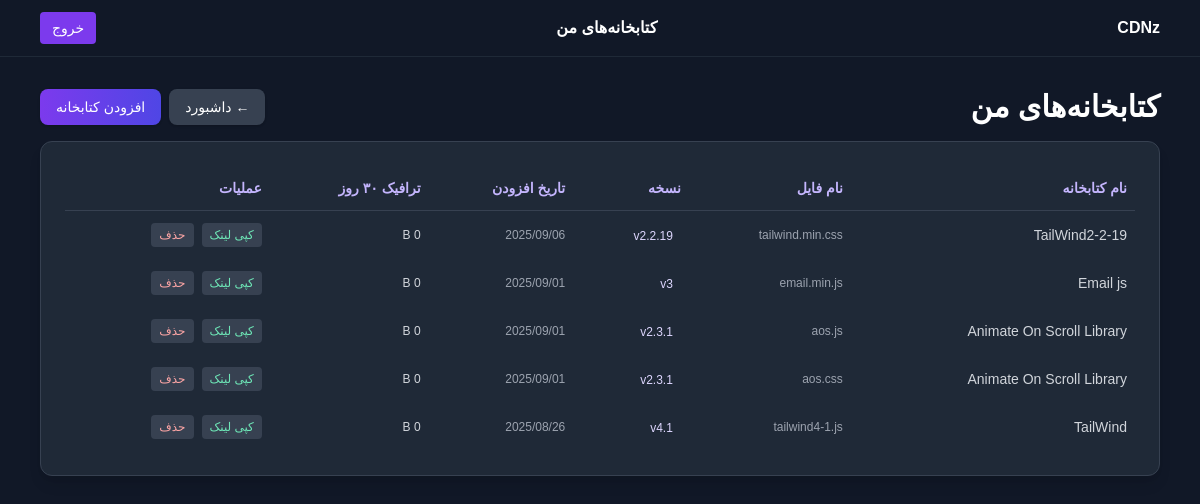
The page /libraries.php (signed in) on the database its author committed.
### tables this page shows
CREATE TABLE `user_resources` (
  `id` int(11) NOT NULL,
  `user_id` int(11) NOT NULL,
  `resource_id` int(11) NOT NULL,
  `added_at` timestamp NOT NULL DEFAULT current_timestamp(),
  `file_path` varchar(255) NOT NULL DEFAULT ''
);

CREATE TABLE `resources` (
  `id` int(11) NOT NULL,
  `name` varchar(150) NOT NULL,
  `logo` varchar(255) DEFAULT NULL,
  `original_url` text NOT NULL,
  `local_path` varchar(255) NOT NULL,
  `created_at` timestamp NOT NULL DEFAULT current_timestamp(),
  `version` varchar(50) NOT NULL DEFAULT '1.0.0',
  `category_id` int(11) DEFAULT NULL,
  `file_labels` text DEFAULT NULL
);

### libraries.php (the view, shortened to what this page needs)
<?php
require_once __DIR__.'/api/db.php';
$stmt=$pdo->prepare('SELECT r.id, r.name, r.version, ur.file_path, ur.id AS ur_id, ur.added_at FROM user_resources ur JOIN resources r ON r.id = ur.resource_id WHERE ur.user_id = ? ORDER BY ur.added_at DESC');
$stmt->execute([$_SESSION['user_id']]);
$libs=$stmt->fetchAll(PDO::FETCH_ASSOC);
function formatBytesLocal($b){$u=['B','KB','MB','GB','TB'];if($b<=0)return [0,'B'];$p=min(floor(log($b,1024)),count($u)-1);return [round($b/pow(1024,$p),($p?2:0)),$u[$p]];}
$map=[]; $q=$pdo->prepare('SELECT file_path, SUM(bytes) s FROM user_bandwidth WHERE user_id=? AND served_at>=? GROUP BY file_path');
?>
<!DOCTYPE html>
<html lang="fa" dir="rtl">
<head>
  <link href="https://cdn.jsdelivr.net/npm/tailwindcss@2.2.19/dist/tailwind.min.css" rel="stylesheet">
  <link rel="stylesheet" href="https://cdn.jsdelivr.net/gh/arbasirian/iransans/iran-sans.css">
</head>
<body class="bg-gray-900 text-white min-h-screen">
  <nav class="w-full bg-gray-900/80 backdrop-blur-md border-b border-gray-800 sticky top-0 z-10">
    <div class="max-w-7xl mx-auto px-6 md:px-10 h-14 flex items-center justify-between">
      <a href="index.php#home" class="font-black">CDNz</a>
      <span class="font-black">کتابخانه‌های من</span>
      <a href="api/auth.php?action=logout" class="px-3 py-1.5 bg-purple-600 rounded hover:bg-purple-700 text-sm">خروج</a>
    </div>
  </nav>
  <main class="max-w-7xl mx-auto px-6 md:px-10 py-8">
    <div class="flex items-center justify-between mb-4 gap-3">
      <h1 class="text-2xl md:text-3xl font-extrabold">کتابخانه‌های من</h1>
      <div class="flex items-center gap-2">
        <a href="dashboard.php" class="px-4 py-2 bg-gray-700 rounded-lg hover:bg-gray-600 shadow text-sm">← داشبورد</a>
        <a href="dashboard.php#openAddCdn" onclick="window.location='dashboard.php'; return false;" class="px-4 py-2 bg-gradient-to-r from-purple-600 to-indigo-600 rounded-lg hover:from-purple-700 hover:to-indigo-700 shadow text-sm">افزودن کتابخانه</a>
      </div>
    </div>
    <div class="bg-gray-800 rounded-xl p-5 md:p-6 border border-gray-700 shadow-lg overflow-x-auto">
      <table class="min-w-full text-right divide-y divide-gray-700">
        <thead class="bg-gray-900/70">
          <tr class="text-purple-300 text-sm">
            <th class="py-3 px-2 font-semibold">نام کتابخانه</th>
            <th class="py-3 px-2 font-semibold">نام فایل</th>
            <th class="py-3 px-2 font-semibold hidden sm:table-cell">نسخه</th>
            <th class="py-3 px-2 font-semibold hidden md:table-cell">تاریخ افزودن</th>
            <th class="py-3 px-2 font-semibold hidden lg:table-cell">ترافیک ۳۰ روز</th>
            <th class="py-3 px-2 font-semibold">عملیات</th>
          </tr>
        </thead>
        <tbody class="text-gray-300 text-sm">
        <?php foreach($libs as $lib): ?>
          <tr class="hover:bg-gray-800/60">
            <td class="py-3 px-2 font-medium"><?php echo htmlspecialchars($lib['name']); ?></td>
            <td class="py-3 px-2 text-xs text-gray-400"><?php echo htmlspecialchars(basename($lib['file_path'])); ?></td>
            <td class="py-3 px-2 hidden sm:table-cell"><span class="inline-block px-2 py-0.5 bg-purple-700/50 rounded text-purple-200 text-xs"><?php echo htmlspecialchars($lib['version']??'—'); ?></span></td>
            <td class="px-2 text-xs text-gray-400 hidden md:table-cell"><?php echo date('Y/m/d', strtotime($lib['added_at'])); ?></td>
            <?php $bytes=$map[$lib['file_path']]??0; [$v,$u]=formatBytesLocal($bytes); ?>
            <td class="px-2 text-xs text-gray-300 hidden lg:table-cell"><?php echo "$v $u"; ?></td>
            <td class="px-2 py-3 flex items-center gap-2">
              <?php $url='https://cdnz.ir/'.$lib['file_path']; ?>
              <button class="copy-link px-2 py-1 bg-gray-700 hover:bg-gray-600 rounded text-green-300 text-xs" data-url="<?php echo htmlspecialchars($url); ?>">کپی لینک</button>
              <form action="api/user_library.php" method="POST" onsubmit="return confirm('حذف شود؟');">
                <button class="px-2 py-1 bg-gray-700 hover:bg-gray-600 rounded text-red-300 text-xs">حذف</button>
              </form>
            </td>
          </tr>
        <?php endforeach; if(empty($libs)): ?>
          <tr><td colspan="6" class="py-6 text-center text-gray-500">هنوز کتابخانه‌ای اضافه نشده است.</td></tr>
        <?php endif; ?>
        </tbody>
      </table>
    </div>
  </main>
</body>
</html>

### libraries.php (style rules this page uses)
html,body,.font-sans { font-family:'IRANSans','IranSans','IRANSansWeb',sans-serif!important }

### rows shown on the page
user_resources: resource.name "TailWind2-2-19", file_path "tailwind.min.css", resource.version "v2.2.19", added_at "2025/09/06", u "B"
user_resources: resource.name "Email js", file_path "email.min.js", resource.version "v3", added_at "2025/09/01", u "B"
user_resources: resource.name "Animate On Scroll Library", file_path "aos.js", resource.version "v2.3.1", added_at "2025/09/01", u "B"
user_resources: resource.name "Animate On Scroll Library", file_path "aos.css", resource.version "v2.3.1", added_at "2025/09/01", u "B"
user_resources: resource.name "TailWind", file_path "tailwind4-1.js", resource.version "v4.1", added_at "2025/08/26", u "B"
